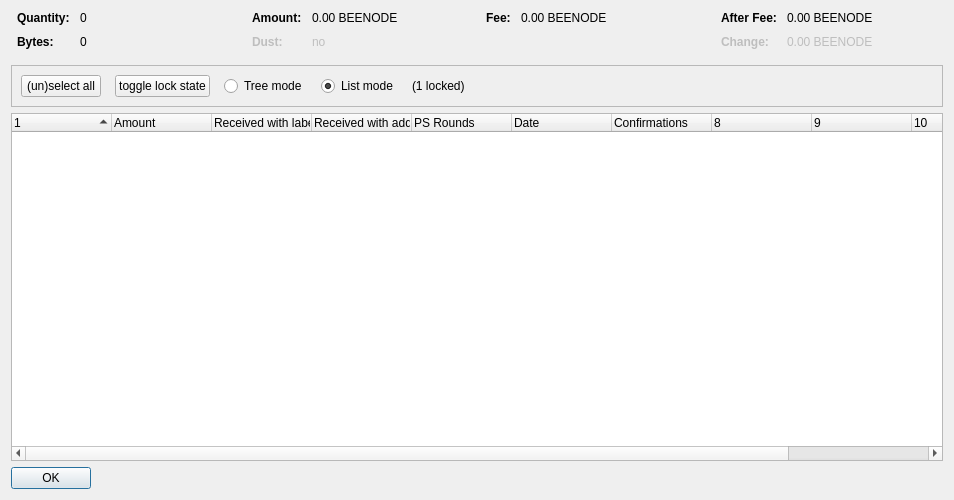
<?xml version="1.0" encoding="UTF-8"?>
<ui version="4.0">
 <class>CoinControlDialog</class>
 <widget class="QDialog" name="CoinControlDialog">
  <property name="geometry">
   <rect>
    <x>0</x>
    <y>0</y>
    <width>954</width>
    <height>500</height>
   </rect>
  </property>
  <property name="windowTitle">
   <string>Coin Selection</string>
  </property>
  <layout class="QVBoxLayout" name="verticalLayout">
   <item>
    <layout class="QHBoxLayout" name="horizontalLayoutTop" stretch="0,0,0,0">
     <property name="topMargin">
      <number>0</number>
     </property>
     <property name="bottomMargin">
      <number>10</number>
     </property>
     <item>
      <layout class="QFormLayout" name="formLayoutCoinControl1">
       <property name="horizontalSpacing">
        <number>10</number>
       </property>
       <property name="verticalSpacing">
        <number>10</number>
       </property>
       <property name="leftMargin">
        <number>6</number>
       </property>
       <property name="rightMargin">
        <number>6</number>
       </property>
       <item row="0" column="0">
        <widget class="QLabel" name="labelCoinControlQuantityText">
         <property name="font">
          <font>
           <weight>75</weight>
           <bold>true</bold>
          </font>
         </property>
         <property name="text">
          <string>Quantity:</string>
         </property>
        </widget>
       </item>
       <item row="0" column="1">
        <widget class="QLabel" name="labelCoinControlQuantity">
         <property name="cursor">
          <cursorShape>IBeamCursor</cursorShape>
         </property>
         <property name="contextMenuPolicy">
          <enum>Qt::ActionsContextMenu</enum>
         </property>
         <property name="text">
          <string notr="true">0</string>
         </property>
         <property name="textInteractionFlags">
          <set>Qt::LinksAccessibleByMouse|Qt::TextSelectableByKeyboard|Qt::TextSelectableByMouse</set>
         </property>
        </widget>
       </item>
       <item row="1" column="0">
        <widget class="QLabel" name="labelCoinControlBytesText">
         <property name="font">
          <font>
           <weight>75</weight>
           <bold>true</bold>
          </font>
         </property>
         <property name="text">
          <string>Bytes:</string>
         </property>
        </widget>
       </item>
       <item row="1" column="1">
        <widget class="QLabel" name="labelCoinControlBytes">
         <property name="cursor">
          <cursorShape>IBeamCursor</cursorShape>
         </property>
         <property name="contextMenuPolicy">
          <enum>Qt::ActionsContextMenu</enum>
         </property>
         <property name="text">
          <string notr="true">0</string>
         </property>
         <property name="textInteractionFlags">
          <set>Qt::LinksAccessibleByMouse|Qt::TextSelectableByKeyboard|Qt::TextSelectableByMouse</set>
         </property>
        </widget>
       </item>
      </layout>
     </item>
     <item>
      <layout class="QFormLayout" name="formLayoutCoinControl2">
       <property name="horizontalSpacing">
        <number>10</number>
       </property>
       <property name="verticalSpacing">
        <number>10</number>
       </property>
       <property name="leftMargin">
        <number>6</number>
       </property>
       <property name="rightMargin">
        <number>6</number>
       </property>
       <item row="0" column="0">
        <widget class="QLabel" name="labelCoinControlAmountText">
         <property name="font">
          <font>
           <weight>75</weight>
           <bold>true</bold>
          </font>
         </property>
         <property name="text">
          <string>Amount:</string>
         </property>
        </widget>
       </item>
       <item row="0" column="1">
        <widget class="QLabel" name="labelCoinControlAmount">
         <property name="cursor">
          <cursorShape>IBeamCursor</cursorShape>
         </property>
         <property name="contextMenuPolicy">
          <enum>Qt::ActionsContextMenu</enum>
         </property>
         <property name="text">
          <string notr="true">0.00 BEENODE</string>
         </property>
         <property name="textInteractionFlags">
          <set>Qt::LinksAccessibleByMouse|Qt::TextSelectableByKeyboard|Qt::TextSelectableByMouse</set>
         </property>
        </widget>
       </item>
       <item row="1" column="0">
        <widget class="QLabel" name="labelCoinControlLowOutputText">
         <property name="enabled">
          <bool>false</bool>
         </property>
         <property name="font">
          <font>
           <weight>75</weight>
           <bold>true</bold>
          </font>
         </property>
         <property name="text">
          <string>Dust:</string>
         </property>
        </widget>
       </item>
       <item row="1" column="1">
        <widget class="QLabel" name="labelCoinControlLowOutput">
         <property name="enabled">
          <bool>false</bool>
         </property>
         <property name="cursor">
          <cursorShape>IBeamCursor</cursorShape>
         </property>
         <property name="contextMenuPolicy">
          <enum>Qt::ActionsContextMenu</enum>
         </property>
         <property name="text">
          <string notr="true">no</string>
         </property>
         <property name="textInteractionFlags">
          <set>Qt::LinksAccessibleByMouse|Qt::TextSelectableByKeyboard|Qt::TextSelectableByMouse</set>
         </property>
        </widget>
       </item>
      </layout>
     </item>
     <item>
      <layout class="QFormLayout" name="formLayoutCoinControl3">
       <property name="horizontalSpacing">
        <number>10</number>
       </property>
       <property name="verticalSpacing">
        <number>10</number>
       </property>
       <property name="leftMargin">
        <number>6</number>
       </property>
       <property name="rightMargin">
        <number>6</number>
       </property>
       <item row="0" column="0">
        <widget class="QLabel" name="labelCoinControlFeeText">
         <property name="font">
          <font>
           <weight>75</weight>
           <bold>true</bold>
          </font>
         </property>
         <property name="text">
          <string>Fee:</string>
         </property>
        </widget>
       </item>
       <item row="0" column="1">
        <widget class="QLabel" name="labelCoinControlFee">
         <property name="cursor">
          <cursorShape>IBeamCursor</cursorShape>
         </property>
         <property name="contextMenuPolicy">
          <enum>Qt::ActionsContextMenu</enum>
         </property>
         <property name="text">
          <string notr="true">0.00 BEENODE</string>
         </property>
         <property name="textInteractionFlags">
          <set>Qt::LinksAccessibleByMouse|Qt::TextSelectableByKeyboard|Qt::TextSelectableByMouse</set>
         </property>
        </widget>
       </item>
      </layout>
     </item>
     <item>
      <layout class="QFormLayout" name="formLayoutCoinControl4">
       <property name="horizontalSpacing">
        <number>10</number>
       </property>
       <property name="verticalSpacing">
        <number>10</number>
       </property>
       <property name="leftMargin">
        <number>6</number>
       </property>
       <property name="rightMargin">
        <number>6</number>
       </property>
       <item row="0" column="0">
        <widget class="QLabel" name="labelCoinControlAfterFeeText">
         <property name="font">
          <font>
           <weight>75</weight>
           <bold>true</bold>
          </font>
         </property>
         <property name="text">
          <string>After Fee:</string>
         </property>
        </widget>
       </item>
       <item row="0" column="1">
        <widget class="QLabel" name="labelCoinControlAfterFee">
         <property name="cursor">
          <cursorShape>IBeamCursor</cursorShape>
         </property>
         <property name="contextMenuPolicy">
          <enum>Qt::ActionsContextMenu</enum>
         </property>
         <property name="text">
          <string notr="true">0.00 BEENODE</string>
         </property>
         <property name="textInteractionFlags">
          <set>Qt::LinksAccessibleByMouse|Qt::TextSelectableByKeyboard|Qt::TextSelectableByMouse</set>
         </property>
        </widget>
       </item>
       <item row="1" column="0">
        <widget class="QLabel" name="labelCoinControlChangeText">
         <property name="enabled">
          <bool>false</bool>
         </property>
         <property name="font">
          <font>
           <weight>75</weight>
           <bold>true</bold>
          </font>
         </property>
         <property name="text">
          <string>Change:</string>
         </property>
        </widget>
       </item>
       <item row="1" column="1">
        <widget class="QLabel" name="labelCoinControlChange">
         <property name="enabled">
          <bool>false</bool>
         </property>
         <property name="cursor">
          <cursorShape>IBeamCursor</cursorShape>
         </property>
         <property name="contextMenuPolicy">
          <enum>Qt::ActionsContextMenu</enum>
         </property>
         <property name="text">
          <string notr="true">0.00 BEENODE</string>
         </property>
         <property name="textInteractionFlags">
          <set>Qt::LinksAccessibleByMouse|Qt::TextSelectableByKeyboard|Qt::TextSelectableByMouse</set>
         </property>
        </widget>
       </item>
      </layout>
     </item>
    </layout>
   </item>
   <item>
    <widget class="QFrame" name="frame">
     <property name="minimumSize">
      <size>
       <width>0</width>
       <height>40</height>
      </size>
     </property>
     <property name="frameShape">
      <enum>QFrame::StyledPanel</enum>
     </property>
     <property name="frameShadow">
      <enum>QFrame::Sunken</enum>
     </property>
     <layout class="QHBoxLayout" name="horizontalLayout">
      <item>
       <layout class="QHBoxLayout" name="horizontalLayoutPanel" stretch="0,0,0,0,0,0">
        <property name="spacing">
         <number>14</number>
        </property>
        <item>
         <widget class="QPushButton" name="pushButtonSelectAll">
          <property name="sizePolicy">
           <sizepolicy hsizetype="Maximum" vsizetype="Fixed">
            <horstretch>0</horstretch>
            <verstretch>0</verstretch>
           </sizepolicy>
          </property>
          <property name="text">
           <string>(un)select all</string>
          </property>
          <property name="autoDefault">
           <bool>false</bool>
          </property>
         </widget>
        </item>
        <item>
         <widget class="QPushButton" name="pushButtonToggleLock">
          <property name="sizePolicy">
           <sizepolicy hsizetype="Maximum" vsizetype="Fixed">
            <horstretch>0</horstretch>
            <verstretch>0</verstretch>
           </sizepolicy>
          </property>
          <property name="text">
           <string>toggle lock state</string>
          </property>
          <property name="autoDefault">
           <bool>false</bool>
          </property>
         </widget>
        </item>
        <item>
         <widget class="QRadioButton" name="radioTreeMode">
          <property name="sizePolicy">
           <sizepolicy hsizetype="Maximum" vsizetype="Fixed">
            <horstretch>0</horstretch>
            <verstretch>0</verstretch>
           </sizepolicy>
          </property>
          <property name="text">
           <string>Tree mode</string>
          </property>
         </widget>
        </item>
        <item>
         <widget class="QRadioButton" name="radioListMode">
          <property name="sizePolicy">
           <sizepolicy hsizetype="Maximum" vsizetype="Fixed">
            <horstretch>0</horstretch>
            <verstretch>0</verstretch>
           </sizepolicy>
          </property>
          <property name="text">
           <string>List mode</string>
          </property>
          <property name="checked">
           <bool>true</bool>
          </property>
         </widget>
        </item>
        <item>
         <widget class="QLabel" name="labelLocked">
          <property name="text">
           <string>(1 locked)</string>
          </property>
         </widget>
        </item>
        <item>
         <spacer name="horizontalSpacer">
          <property name="orientation">
           <enum>Qt::Horizontal</enum>
          </property>
          <property name="sizeHint" stdset="0">
           <size>
            <width>40</width>
            <height>20</height>
           </size>
          </property>
         </spacer>
        </item>
       </layout>
      </item>
     </layout>
    </widget>
   </item>
   <item>
    <widget class="CoinControlTreeWidget" name="treeWidget">
     <property name="contextMenuPolicy">
      <enum>Qt::CustomContextMenu</enum>
     </property>
     <property name="sortingEnabled">
      <bool>false</bool>
     </property>
     <property name="columnCount">
      <number>11</number>
     </property>
     <attribute name="headerShowSortIndicator" stdset="0">
      <bool>true</bool>
     </attribute>
     <attribute name="headerStretchLastSection">
      <bool>false</bool>
     </attribute>
     <column>
      <property name="text">
       <string/>
      </property>
     </column>
     <column>
      <property name="text">
       <string>Amount</string>
      </property>
     </column>
     <column>
      <property name="text">
       <string>Received with label</string>
      </property>
     </column>
     <column>
      <property name="text">
       <string>Received with address</string>
      </property>
     </column>
     <column>
      <property name="text">
       <string>PS Rounds</string>
      </property>
     </column>
     <column>
      <property name="text">
       <string>Date</string>
      </property>
     </column>
     <column>
      <property name="text">
       <string>Confirmations</string>
      </property>
      <property name="toolTip">
       <string>Confirmed</string>
      </property>
     </column>
     <column>
      <property name="text">
       <string/>
      </property>
     </column>
     <column>
      <property name="text">
       <string/>
      </property>
     </column>
     <column>
      <property name="text">
       <string/>
      </property>
     </column>
     <column>
      <property name="text">
       <string/>
      </property>
     </column>
    </widget>
   </item>
   <item>
    <widget class="QDialogButtonBox" name="buttonBox">
     <property name="sizePolicy">
      <sizepolicy hsizetype="Maximum" vsizetype="Fixed">
       <horstretch>0</horstretch>
       <verstretch>0</verstretch>
      </sizepolicy>
     </property>
     <property name="orientation">
      <enum>Qt::Horizontal</enum>
     </property>
     <property name="standardButtons">
      <set>QDialogButtonBox::Ok</set>
     </property>
    </widget>
   </item>
  </layout>
 </widget>
 <customwidgets>
  <customwidget>
   <class>CoinControlTreeWidget</class>
   <extends>QTreeWidget</extends>
   <header>coincontroltreewidget.h</header>
  </customwidget>
 </customwidgets>
 <resources/>
 <connections/>
</ui>
